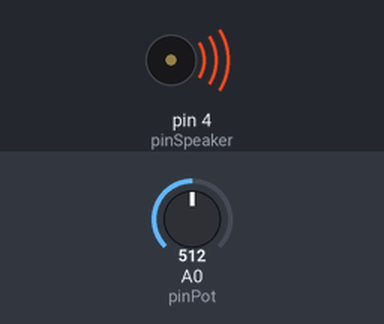
Bench run of a sketch on a simulated Arduino Uno, built with avr-gcc and run on an emulated ATmega328P. On the bench: buzzer (waves = sounding). The test bench sets the inputs (shaded band); at power-on: A0 (pinPot) = 512.

Above: at 3.2 s.
3.3 s: A0 (pinPot) set to 122
At 4.7 s:
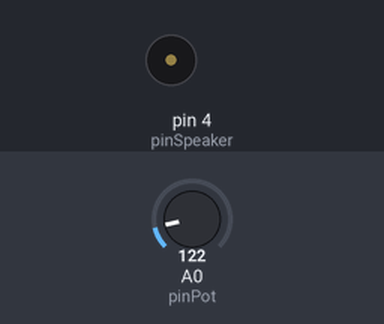
6.8 s: A0 (pinPot) set to 0
Timing chart, 0 to 16.3 s (numbered marks = the images above; inputs shaded):
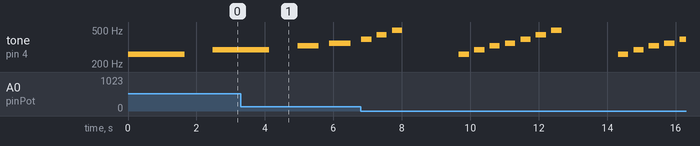

The sketch:

exp_18_01.ino
```cpp
// Лаборатория электроники и программирования
// Эксперимент 18
// До-ре-ми-фа-соль-ля-си. Воспроизводим звуки на Arduino
//

// длительность воспроизведения ноты
unsigned long duration;
// max и min значение длительности
#define MAX_DURATION 3000
#define MIN_DURATION 300
// пин подключения динамика
const int pinSpeaker=4;
// массив частот для нот первой октавы
// {до, ре, ми, фа, соль, ля, си}
int octave1[]={261,293,329,349,392,440,494};
// пин подключения потенциометра
const int pinPot=A0;


void setup() {
   // сконфигурировать контакт как выход
   pinMode(pinSpeaker,OUTPUT);
}
void loop() {
   // последовательное воспроизведение звуков
   for(int i=0;i<7;i++) {
      // вычисляем скорость воспроизведения
      // (длительность ноты)
      int val=analogRead(pinPot);
      duration=map(val,0,1023,MIN_DURATION,MAX_DURATION);
      // воспроизведение ноты
      tone(pinSpeaker,octave1[i],duration);
      delay(duration);
      delay(duration/2);
   }
   // пауза перед следующим воспроизведением звукоряда
   delay(duration*5);
}
```

Measured:
- by itself, tone on pin 4 (pinSpeaker): plays 392 Hz for 0.30 s, 440 Hz for 0.30 s, 494 Hz for 0.30 s, 261 Hz for 0.30 s, 293 Hz for 0.30 s, 329 Hz for 0.30 s … (15 notes in this stretch)
